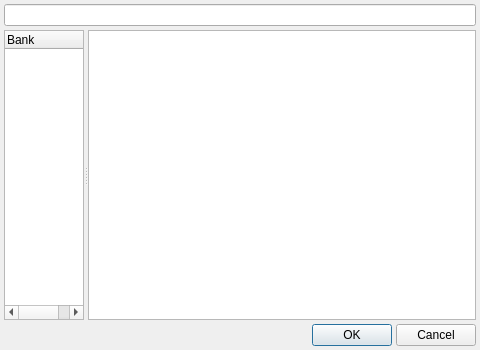
<ui version="4.0" >
 <author>rncbc aka Rui Nuno Capela</author>
 <comment>qsynth - A fluidsynth Qt GUI Interface.

   Copyright (C) 2003-2007, rncbc aka Rui Nuno Capela. All rights reserved.

   This program is free software; you can redistribute it and/or
   modify it under the terms of the GNU General Public License
   as published by the Free Software Foundation; either version 2
   of the License, or (at your option) any later version.

   This program is distributed in the hope that it will be useful,
   but WITHOUT ANY WARRANTY; without even the implied warranty of
   MERCHANTABILITY or FITNESS FOR A PARTICULAR PURPOSE.  See the
   GNU General Public License for more details.

   You should have received a copy of the GNU General Public License along
   with this program; if not, write to the Free Software Foundation, Inc.,
   51 Franklin Street, Fifth Floor, Boston, MA 02110-1301 USA.

</comment>
 <class>PatchesDialog</class>
 <widget class="QDialog" name="PatchesDialog" >
  <property name="geometry" >
   <rect>
    <x>0</x>
    <y>0</y>
    <width>480</width>
    <height>350</height>
   </rect>
  </property>
  <property name="minimumSize" >
   <size>
    <width>300</width>
    <height>150</height>
   </size>
  </property>
  <property name="windowTitle" >
   <string>Qsynth: Channel Preset</string>
  </property>
  <layout class="QVBoxLayout" >
   <item>
    <widget class="QLineEdit" name="m_filterEdit" >
    </widget>
   </item>
   <item>
    <widget class="QSplitter" name="m_splitter" >
     <property name="sizePolicy" >
      <sizepolicy vsizetype="Expanding" hsizetype="Expanding" >
       <horstretch>0</horstretch>
       <verstretch>0</verstretch>
      </sizepolicy>
     </property>
     <property name="orientation" >
      <enum>Qt::Horizontal</enum>
     </property>
     <widget class="QTreeWidget" name="m_bankListView" >
      <property name="minimumSize" >
       <size>
        <width>20</width>
        <height>0</height>
       </size>
      </property>
      <property name="maximumSize" >
       <size>
        <width>80</width>
        <height>32767</height>
       </size>
      </property>
      <property name="toolTip" >
       <string>Bank selector</string>
      </property>
      <property name="alternatingRowColors" >
       <bool>true</bool>
      </property>
      <property name="indentation" >
       <number>4</number>
      </property>
      <property name="rootIsDecorated" >
       <bool>false</bool>
      </property>
      <property name="uniformRowHeights" >
       <bool>true</bool>
      </property>
      <property name="itemsExpandable" >
       <bool>false</bool>
      </property>
      <property name="sortingEnabled" >
       <bool>true</bool>
      </property>
      <property name="allColumnsShowFocus" >
       <bool>true</bool>
      </property>
      <column>
       <property name="text" >
        <string>Bank</string>
       </property>
      </column>
     </widget>
     <widget class="QTableView" name="m_progListView" >
      <property name="toolTip" >
       <string>Program selector</string>
      </property>
      <!-- <property name="alternatingRowColors" > -->
      <!--  <bool>true</bool> -->
      <!-- </property> -->
      <!-- <property name="indentation" > -->
      <!--  <number>4</number> -->
      <!-- </property> -->
      <!-- <property name="rootIsDecorated" > -->
      <!--  <bool>false</bool> -->
      <!-- </property> -->
      <!-- <property name="uniformRowHeights" > -->
      <!--  <bool>true</bool> -->
      <!-- </property> -->
      <!-- <property name="itemsExpandable" > -->
      <!--  <bool>false</bool> -->
      <!-- </property> -->
      <property name="sortingEnabled" >
       <bool>true</bool>
      </property>
      <!-- <property name="allColumnsShowFocus" > -->
      <!--  <bool>true</bool> -->
      <!-- </property> -->
      <column>
       <property name="text" >
        <string>Patch</string>
       </property>
      </column>
      <column>
       <property name="text" >
        <string>Name</string>
       </property>
      </column>
     </widget>
    </widget>
   </item>
   <item>
    <layout class="QHBoxLayout" >
     <property name="spacing" >
      <number>4</number>
     </property>
     <property name="leftMargin" >
      <number>0</number>
     </property>
     <property name="topMargin" >
      <number>0</number>
     </property>
     <property name="rightMargin" >
      <number>0</number>
     </property>
     <property name="bottomMargin" >
      <number>0</number>
     </property>
     <item>
      <spacer>
       <property name="orientation" >
        <enum>Qt::Horizontal</enum>
       </property>
       <property name="sizeType" >
        <enum>QSizePolicy::Expanding</enum>
       </property>
       <property name="sizeHint" >
        <size>
         <width>120</width>
         <height>8</height>
        </size>
       </property>
      </spacer>
     </item>
     <item>
      <widget class="QPushButton" name="m_okButton" >
       <property name="toolTip" >
        <string/>
       </property>
       <property name="text" >
        <string>OK</string>
       </property>
       <property name="iconSize" >
        <size>
         <width>0</width>
         <height>0</height>
        </size>
       </property>
       <property name="default" >
        <bool>true</bool>
       </property>
      </widget>
     </item>
     <item>
      <widget class="QPushButton" name="m_cancelButton" >
       <property name="toolTip" >
        <string/>
       </property>
       <property name="text" >
        <string>Cancel</string>
       </property>
       <property name="iconSize" >
        <size>
         <width>0</width>
         <height>0</height>
        </size>
       </property>
      </widget>
     </item>
    </layout>
   </item>
  </layout>
 </widget>
 <layoutdefault spacing="4" margin="4" />
 <tabstops>
  <tabstop>m_okButton</tabstop>
  <tabstop>m_cancelButton</tabstop>
 </tabstops>
 <resources/>
 <connections/>
</ui>
